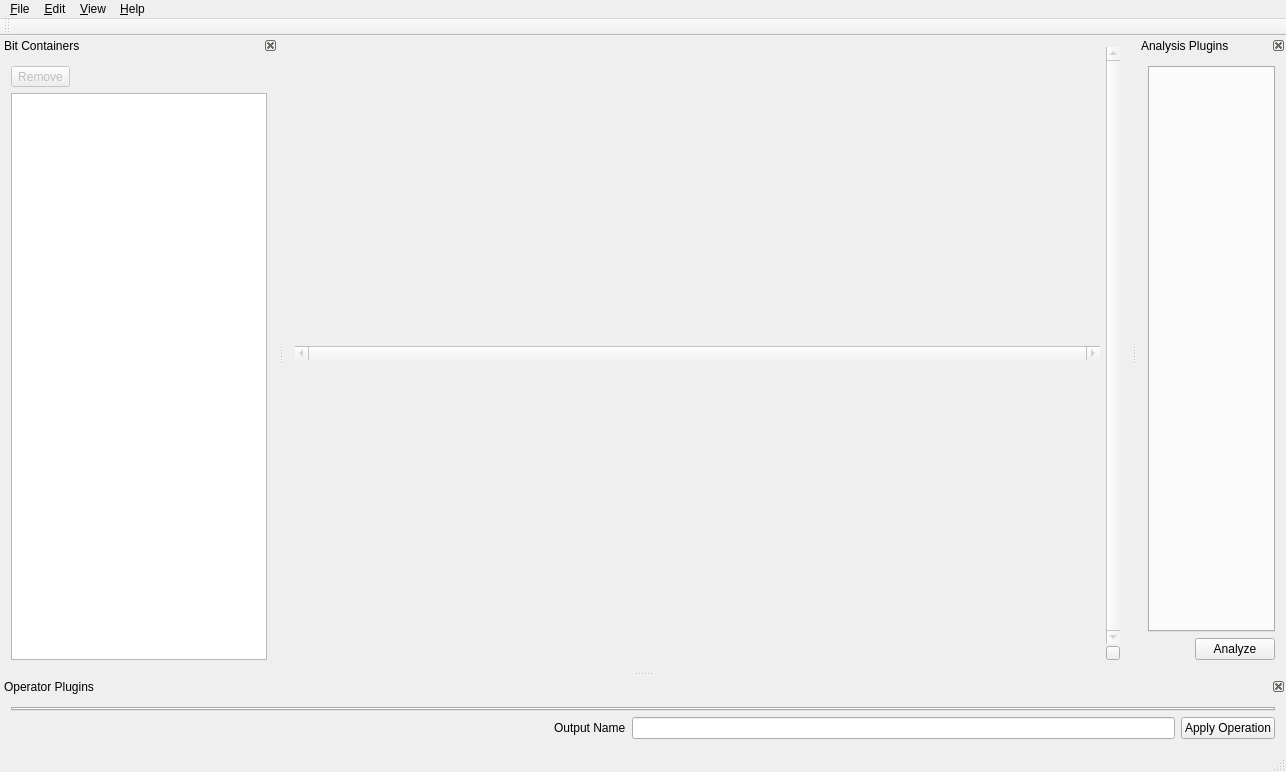
<?xml version="1.0" encoding="UTF-8"?>
<ui version="4.0">
 <class>MainWindow</class>
 <widget class="QMainWindow" name="MainWindow">
  <property name="geometry">
   <rect>
    <x>0</x>
    <y>0</y>
    <width>1286</width>
    <height>772</height>
   </rect>
  </property>
  <property name="windowTitle">
   <string>Hobbits</string>
  </property>
  <widget class="QWidget" name="centralWidget">
   <layout class="QVBoxLayout" name="verticalLayout_2">
    <item>
     <layout class="QHBoxLayout" name="horizontalLayout_6">
      <item>
       <layout class="QVBoxLayout" name="verticalLayout">
        <item>
         <layout class="QHBoxLayout" name="displayTabsLayout">
          <property name="spacing">
           <number>0</number>
          </property>
         </layout>
        </item>
        <item>
         <widget class="QScrollBar" name="displayHScroll">
          <property name="enabled">
           <bool>false</bool>
          </property>
          <property name="minimumSize">
           <size>
            <width>0</width>
            <height>14</height>
           </size>
          </property>
          <property name="maximum">
           <number>0</number>
          </property>
          <property name="orientation">
           <enum>Qt::Horizontal</enum>
          </property>
         </widget>
        </item>
       </layout>
      </item>
      <item>
       <layout class="QVBoxLayout" name="verticalLayout_4">
        <property name="spacing">
         <number>2</number>
        </property>
        <property name="rightMargin">
         <number>0</number>
        </property>
        <item>
         <widget class="QScrollBar" name="displayVScroll">
          <property name="enabled">
           <bool>false</bool>
          </property>
          <property name="maximum">
           <number>0</number>
          </property>
          <property name="orientation">
           <enum>Qt::Vertical</enum>
          </property>
         </widget>
        </item>
        <item>
         <widget class="QToolButton" name="tb_scrollReset">
          <property name="enabled">
           <bool>true</bool>
          </property>
          <property name="maximumSize">
           <size>
            <width>14</width>
            <height>14</height>
           </size>
          </property>
          <property name="text">
           <string/>
          </property>
          <property name="iconSize">
           <size>
            <width>0</width>
            <height>0</height>
           </size>
          </property>
         </widget>
        </item>
       </layout>
      </item>
     </layout>
    </item>
    <item>
     <layout class="QHBoxLayout" name="displayControlsLayout"/>
    </item>
   </layout>
  </widget>
  <widget class="QToolBar" name="mainToolBar">
   <attribute name="toolBarArea">
    <enum>TopToolBarArea</enum>
   </attribute>
   <attribute name="toolBarBreak">
    <bool>false</bool>
   </attribute>
  </widget>
  <widget class="QStatusBar" name="statusBar"/>
  <widget class="QDockWidget" name="dock_bitContainerSelect">
   <property name="features">
    <set>QDockWidget::DockWidgetClosable|QDockWidget::DockWidgetMovable</set>
   </property>
   <property name="windowTitle">
    <string>Bit Containers</string>
   </property>
   <attribute name="dockWidgetArea">
    <number>1</number>
   </attribute>
   <widget class="QWidget" name="dockWidgetContents">
    <layout class="QVBoxLayout" name="verticalLayout_10">
     <item>
      <layout class="QHBoxLayout" name="horizontalLayout_2">
       <item>
        <widget class="QToolButton" name="tb_removeBitContainer">
         <property name="enabled">
          <bool>false</bool>
         </property>
         <property name="text">
          <string>Remove</string>
         </property>
         <property name="icon">
          <iconset resource="icons.qrc">
           <normaloff>:/hobbitsgui/images/icons/trash.png</normaloff>:/hobbitsgui/images/icons/trash.png</iconset>
         </property>
        </widget>
       </item>
       <item>
        <spacer name="horizontalSpacer_4">
         <property name="orientation">
          <enum>Qt::Horizontal</enum>
         </property>
         <property name="sizeHint" stdset="0">
          <size>
           <width>40</width>
           <height>20</height>
          </size>
         </property>
        </spacer>
       </item>
      </layout>
     </item>
     <item>
      <widget class="QTreeView" name="tv_bitContainers"/>
     </item>
    </layout>
   </widget>
  </widget>
  <widget class="QDockWidget" name="dock_operatorPlugins">
   <property name="maximumSize">
    <size>
     <width>524287</width>
     <height>524287</height>
    </size>
   </property>
   <property name="floating">
    <bool>false</bool>
   </property>
   <property name="features">
    <set>QDockWidget::DockWidgetClosable|QDockWidget::DockWidgetMovable</set>
   </property>
   <property name="windowTitle">
    <string>Operator Plugins</string>
   </property>
   <attribute name="dockWidgetArea">
    <number>8</number>
   </attribute>
   <widget class="QWidget" name="dockWidgetContents_3">
    <layout class="QVBoxLayout" name="verticalLayout_13">
     <item>
      <layout class="QHBoxLayout" name="horizontalLayout_5">
       <item>
        <layout class="QVBoxLayout" name="verticalLayout_5">
         <item>
          <widget class="QTabWidget" name="operatorTabs">
           <property name="currentIndex">
            <number>-1</number>
           </property>
          </widget>
         </item>
         <item>
          <layout class="QHBoxLayout" name="horizontalLayout_4">
           <item>
            <spacer name="horizontalSpacer_2">
             <property name="orientation">
              <enum>Qt::Horizontal</enum>
             </property>
             <property name="sizeHint" stdset="0">
              <size>
               <width>40</width>
               <height>20</height>
              </size>
             </property>
            </spacer>
           </item>
           <item>
            <widget class="QLabel" name="label">
             <property name="text">
              <string>Output Name</string>
             </property>
             <property name="buddy">
              <cstring>le_outputName</cstring>
             </property>
            </widget>
           </item>
           <item>
            <widget class="QLineEdit" name="le_outputName"/>
           </item>
           <item>
            <widget class="QPushButton" name="pb_operate">
             <property name="text">
              <string>Apply Operation</string>
             </property>
            </widget>
           </item>
          </layout>
         </item>
        </layout>
       </item>
      </layout>
     </item>
    </layout>
   </widget>
  </widget>
  <widget class="QDockWidget" name="dock_findBits">
   <property name="features">
    <set>QDockWidget::DockWidgetClosable|QDockWidget::DockWidgetMovable</set>
   </property>
   <property name="windowTitle">
    <string>Analysis Plugins</string>
   </property>
   <attribute name="dockWidgetArea">
    <number>2</number>
   </attribute>
   <widget class="QWidget" name="dockWidgetContents_4">
    <layout class="QVBoxLayout" name="verticalLayout_7">
     <item>
      <widget class="QTabWidget" name="analyzerTabs">
       <property name="currentIndex">
        <number>-1</number>
       </property>
      </widget>
     </item>
     <item>
      <layout class="QHBoxLayout" name="horizontalLayout_3">
       <item>
        <spacer name="horizontalSpacer_5">
         <property name="orientation">
          <enum>Qt::Horizontal</enum>
         </property>
         <property name="sizeHint" stdset="0">
          <size>
           <width>40</width>
           <height>20</height>
          </size>
         </property>
        </spacer>
       </item>
       <item>
        <widget class="QPushButton" name="pb_analyze">
         <property name="enabled">
          <bool>true</bool>
         </property>
         <property name="text">
          <string>Analyze</string>
         </property>
        </widget>
       </item>
      </layout>
     </item>
    </layout>
   </widget>
  </widget>
  <widget class="QMenuBar" name="menuBar">
   <property name="geometry">
    <rect>
     <x>0</x>
     <y>0</y>
     <width>1286</width>
     <height>27</height>
    </rect>
   </property>
   <widget class="QMenu" name="menuFile">
    <property name="title">
     <string>&amp;File</string>
    </property>
    <widget class="QMenu" name="menu_Import_Bits_From">
     <property name="title">
      <string>&amp;Import Bits From</string>
     </property>
     <addaction name="action"/>
    </widget>
    <widget class="QMenu" name="menu_Export_Bits_To">
     <property name="title">
      <string>&amp;Export Bits To</string>
     </property>
     <addaction name="action_2"/>
    </widget>
    <widget class="QMenu" name="menuApply_Recent_Template">
     <property name="enabled">
      <bool>false</bool>
     </property>
     <property name="title">
      <string>Apply Recent Template</string>
     </property>
    </widget>
    <widget class="QMenu" name="menuImport_Recent">
     <property name="enabled">
      <bool>false</bool>
     </property>
     <property name="title">
      <string>Import Recent</string>
     </property>
    </widget>
    <addaction name="action_Save_Current_Container"/>
    <addaction name="actionOpen_Container"/>
    <addaction name="separator"/>
    <addaction name="menuImport_Recent"/>
    <addaction name="menu_Import_Bits_From"/>
    <addaction name="menu_Export_Bits_To"/>
    <addaction name="separator"/>
    <addaction name="menuApply_Recent_Template"/>
    <addaction name="actionApply_Template"/>
    <addaction name="action_Export_Template"/>
   </widget>
   <widget class="QMenu" name="menu_View">
    <property name="title">
     <string>&amp;View</string>
    </property>
   </widget>
   <widget class="QMenu" name="menuHelp">
    <property name="title">
     <string>&amp;Help</string>
    </property>
    <addaction name="action_About"/>
   </widget>
   <widget class="QMenu" name="menu_Edit">
    <property name="title">
     <string>&amp;Edit</string>
    </property>
    <addaction name="actionPreferences"/>
   </widget>
   <addaction name="menuFile"/>
   <addaction name="menu_Edit"/>
   <addaction name="menu_View"/>
   <addaction name="menuHelp"/>
  </widget>
  <action name="action_Export_Template">
   <property name="text">
    <string>Save &amp;Template...</string>
   </property>
  </action>
  <action name="actionApply_Template">
   <property name="text">
    <string>&amp;Apply Template...</string>
   </property>
  </action>
  <action name="action_set_True_Color">
   <property name="text">
    <string>Change True Color</string>
   </property>
  </action>
  <action name="action_set_False_Color">
   <property name="text">
    <string>Change False Color</string>
   </property>
  </action>
  <action name="actionSet_True_Color">
   <property name="text">
    <string>Set &quot;1&quot; Color</string>
   </property>
  </action>
  <action name="actionSet_False_Color">
   <property name="text">
    <string>Set &quot;0&quot; Color</string>
   </property>
  </action>
  <action name="actionSet_Match_Color">
   <property name="text">
    <string>Match Color...</string>
   </property>
  </action>
  <action name="actionSet_Match_Focus_Color">
   <property name="text">
    <string>Match Focus Color...</string>
   </property>
  </action>
  <action name="action_About">
   <property name="text">
    <string>&amp;About</string>
   </property>
  </action>
  <action name="action_Save_Current_Container">
   <property name="text">
    <string>&amp;Save Current Container...</string>
   </property>
  </action>
  <action name="actionOpen_Container">
   <property name="text">
    <string>&amp;Open Container...</string>
   </property>
  </action>
  <action name="actionManual_Highlight_Color">
   <property name="text">
    <string>Manual Highlight Color...</string>
   </property>
  </action>
  <action name="action">
   <property name="text">
    <string>...</string>
   </property>
  </action>
  <action name="action_2">
   <property name="text">
    <string>...</string>
   </property>
  </action>
  <action name="actionPreferences">
   <property name="text">
    <string>Preferences...</string>
   </property>
  </action>
  <action name="actionblah">
   <property name="text">
    <string>blah</string>
   </property>
  </action>
  <action name="actiona">
   <property name="text">
    <string>a</string>
   </property>
  </action>
 </widget>
 <layoutdefault spacing="6" margin="11"/>
 <tabstops>
  <tabstop>operatorTabs</tabstop>
  <tabstop>le_outputName</tabstop>
  <tabstop>pb_operate</tabstop>
 </tabstops>
 <resources>
  <include location="icons.qrc"/>
 </resources>
 <connections>
  <connection>
   <sender>le_outputName</sender>
   <signal>returnPressed()</signal>
   <receiver>pb_operate</receiver>
   <slot>click()</slot>
   <hints>
    <hint type="sourcelabel">
     <x>944</x>
     <y>714</y>
    </hint>
    <hint type="destinationlabel">
     <x>1171</x>
     <y>721</y>
    </hint>
   </hints>
  </connection>
 </connections>
</ui>
